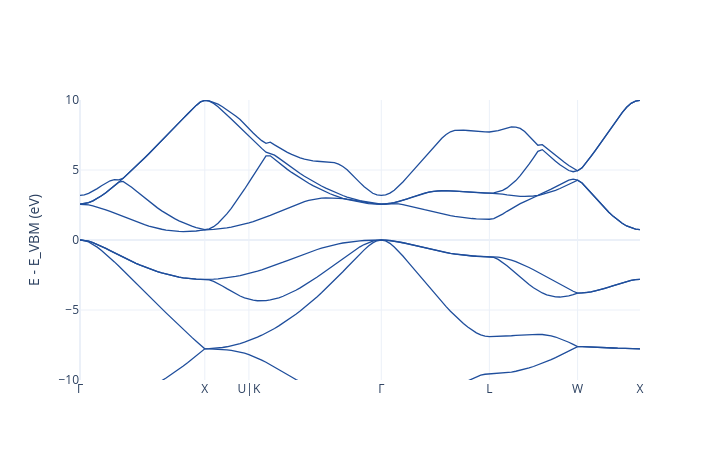

The code cell stored with this chart in its notebook:
### Code cell
# interactive plotly version, rendered inline
from ezcal import plotting
import plotly.io as pio

bands, dos = result.steps.get('bands'), result.steps.get('dos')
fermi = (result.steps['bands'].data.get('gap_info') or {}).get('vbm')
arr = plotting.band_arrays(bands, fermi)

import plotly.graph_objects as go
fig = go.Figure()
eig, dist = arr['eigenvalues'], arr['distances']
for b in range(eig.shape[2]):
    fig.add_trace(go.Scatter(x=dist, y=eig[0, :, b] - arr['fermi'], mode='lines',
                             line=dict(color='#1f4e9c', width=1.3), showlegend=False))
ticks, names = plotting._tick_positions(dist, arr['labels'])
fig.update_layout(template='plotly_white', height=460, width=720,
                  yaxis=dict(title='E - E_VBM (eV)', range=[-10, 10]),
                  xaxis=dict(tickvals=ticks, ticktext=names))
fig.show()

### Figure 1 — Plotly figure (JSON) as saved in the notebook; plotly's stock layout.template omitted (floating-point values rounded to 4 significant figures; data arrays with more than 128 entries replaced by an {"elided": "..."} marker saying what was removed)
{"data": [{"line": {"color": "#1f4e9c", "width": 1.3}, "mode": "lines", "showlegend": false, "type": "scatter", "x": {"elided": "131 float values"}, "y": {"elided": "131 float values"}}, {"line": {"color": "#1f4e9c", "width": 1.3}, "mode": "lines", "showlegend": false, "type": "scatter", "x": {"elided": "131 float values"}, "y": {"elided": "131 float values"}}, {"line": {"color": "#1f4e9c", "width": 1.3}, "mode": "lines", "showlegend": false, "type": "scatter", "x": {"elided": "131 float values"}, "y": {"elided": "131 float values"}}, {"line": {"color": "#1f4e9c", "width": 1.3}, "mode": "lines", "showlegend": false, "type": "scatter", "x": {"elided": "131 float values"}, "y": {"elided": "131 float values"}}, {"line": {"color": "#1f4e9c", "width": 1.3}, "mode": "lines", "showlegend": false, "type": "scatter", "x": {"elided": "131 float values"}, "y": {"elided": "131 float values"}}, {"line": {"color": "#1f4e9c", "width": 1.3}, "mode": "lines", "showlegend": false, "type": "scatter", "x": {"elided": "131 float values"}, "y": {"elided": "131 float values"}}, {"line": {"color": "#1f4e9c", "width": 1.3}, "mode": "lines", "showlegend": false, "type": "scatter", "x": {"elided": "131 float values"}, "y": {"elided": "131 float values"}}, {"line": {"color": "#1f4e9c", "width": 1.3}, "mode": "lines", "showlegend": false, "type": "scatter", "x": {"elided": "131 float values"}, "y": {"elided": "131 float values"}}], "layout": {"height": 460, "width": 720, "xaxis": {"ticktext": ["Γ", "X", "U|K", "Γ", "L", "W", "X"], "tickvals": [0.0, 1.151, 1.558, 2.779, 3.776, 4.59, 5.166]}, "yaxis": {"range": [-10, 10], "title": {"text": "E - E_VBM (eV)"}}}}
